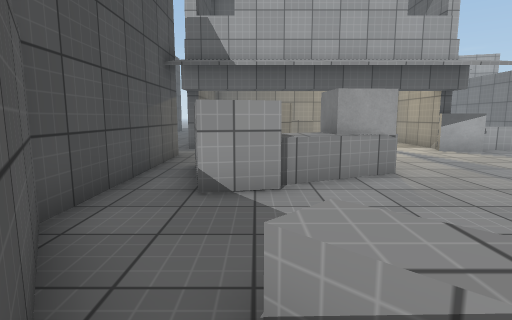
view 1 (above)

24 first-person views from a walk through a 3-D level made in the Unity game engine. The camera is 1.2 m above the floor, tilts 8° down and sees 80° across. The floor is counted in squares, 1 m on a side. Each view is taken from the middle of a square. On the plan, view 1 faces up. The plan holds only what a view shows up to about 13 squares ahead; the rest is blank. The place goes on beyond the plan. Surface patterns are stand-ins for the level's own textures.

view 2
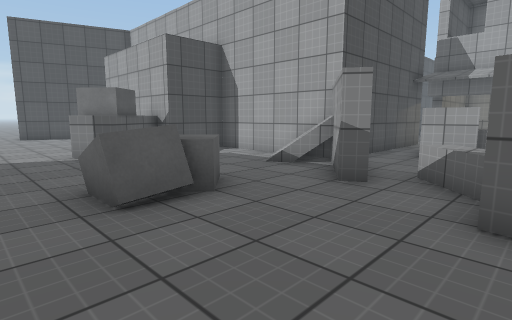

view 3
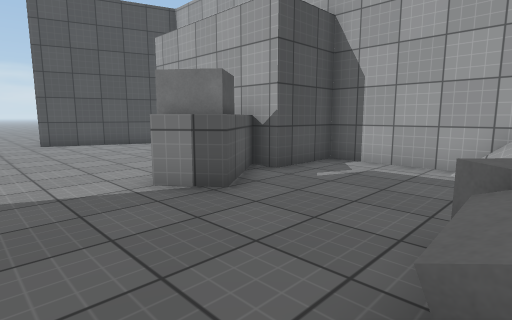

view 4
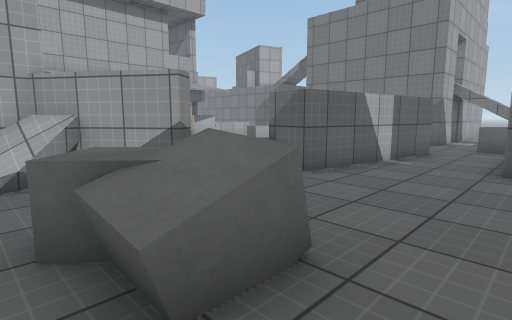

view 5
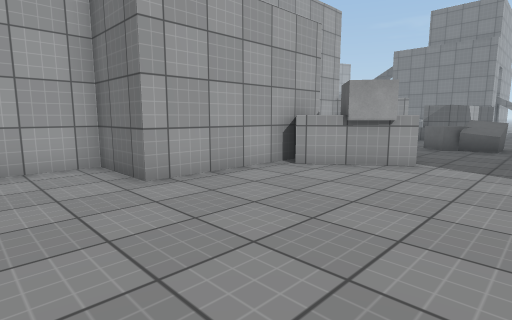

view 6
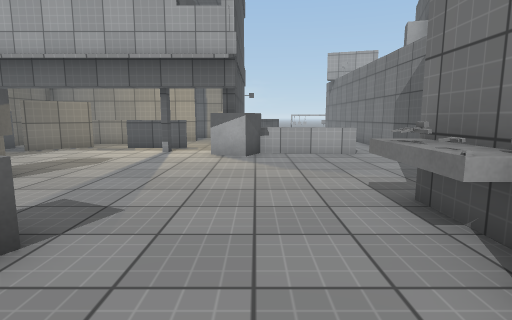

view 7
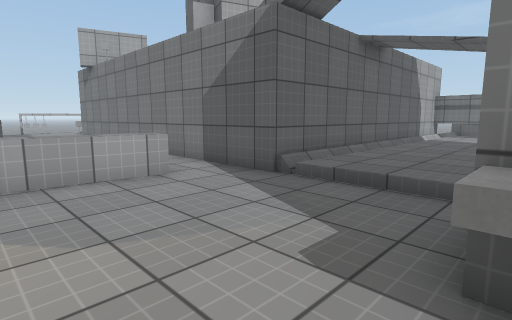

view 8
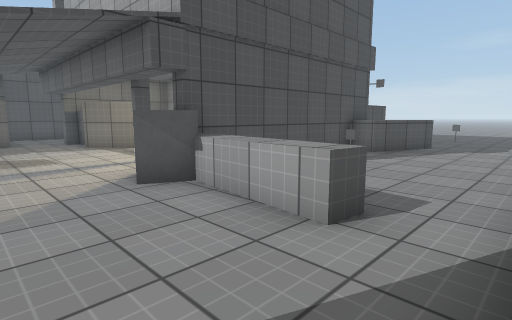

view 9
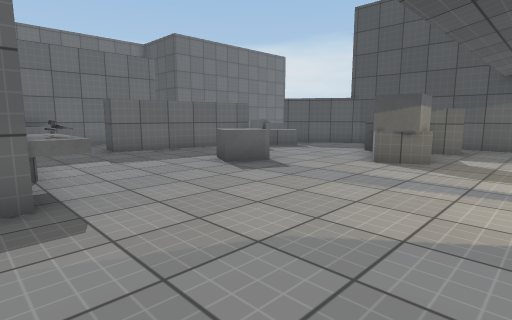

view 10
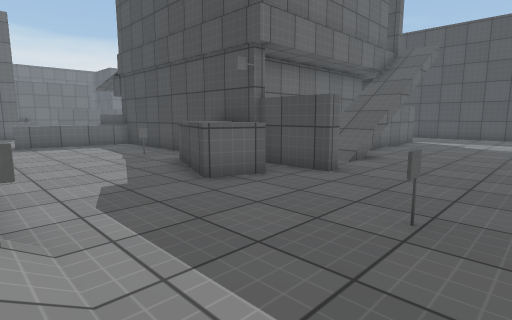

view 11
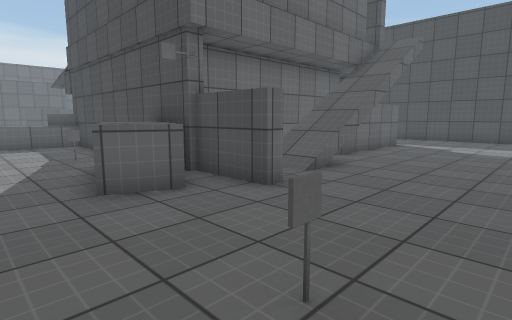

view 12
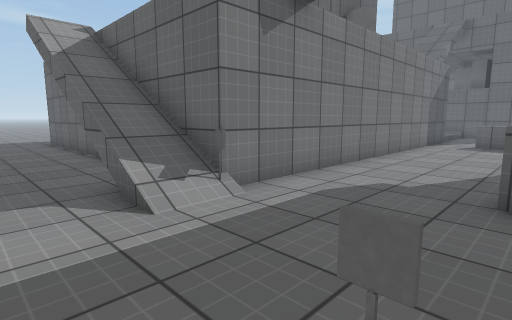

view 13
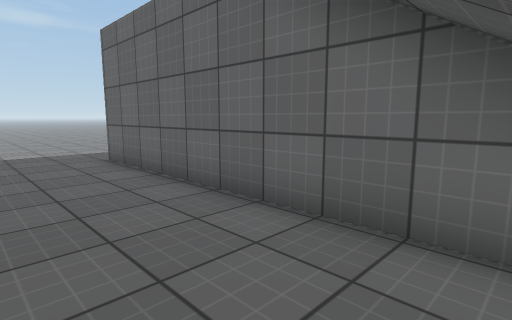

view 14
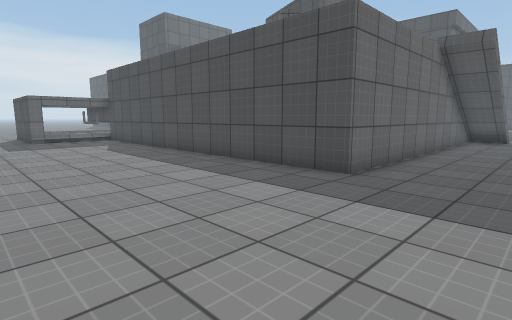

view 15
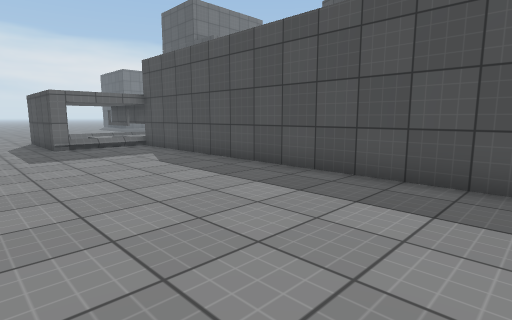

view 16
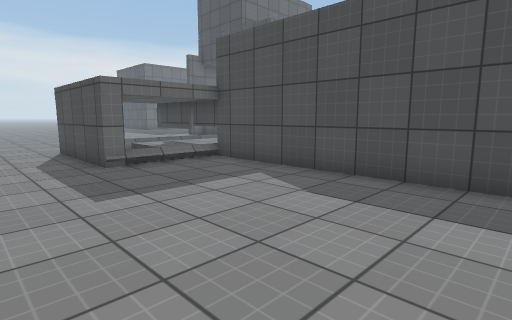

view 17
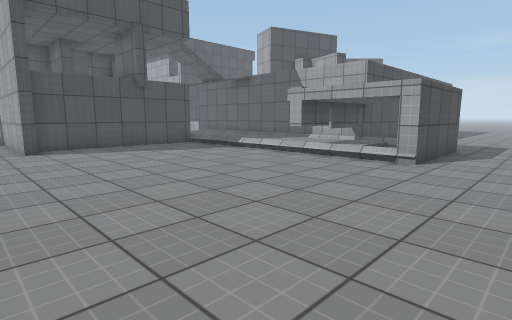

view 18
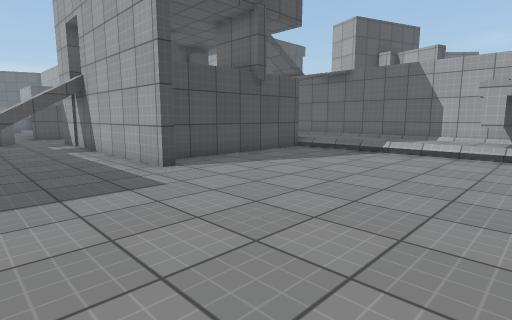

view 19
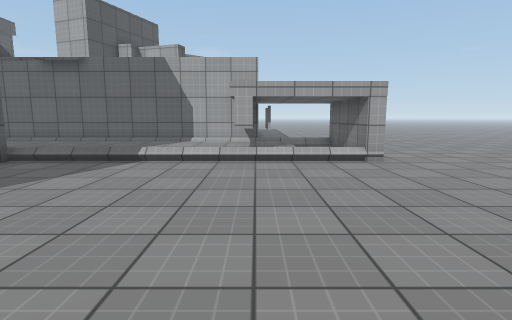

view 20
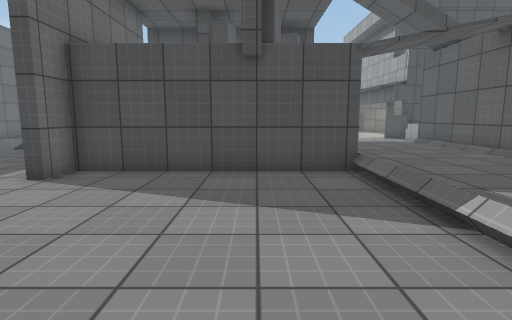

view 21
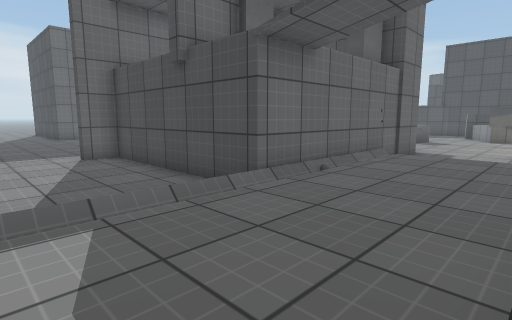

view 22
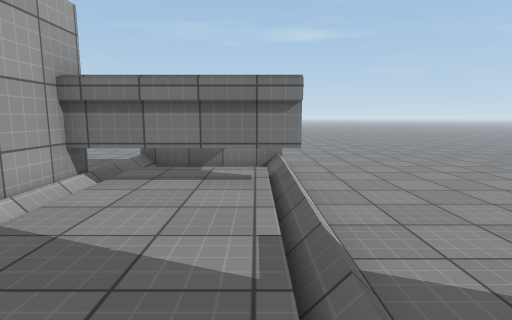

view 23
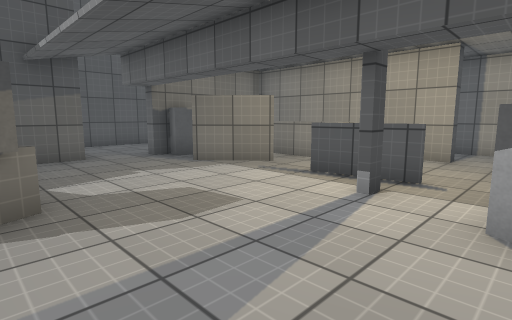

view 24
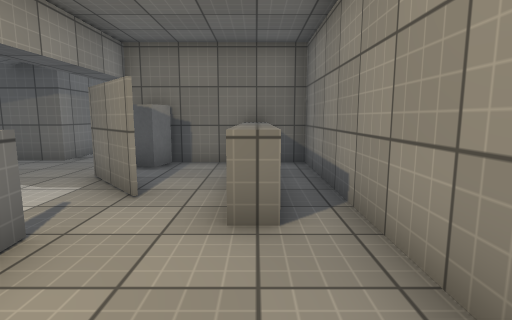

### Floor plan
Key: @ floor where view 1 was taken; # wall or solid block; . main floor; : floor 0.25 m higher than the main floor; + floor 2.75 m higher than the main floor; / step, stairs or slope; = window, fence, low wall or low ledge; ^ raised ledge; v drop or lower ground; B block; O other object.
Columns run from 16 left of view 1 to 31 right of it. Each row starts with its distance up from view 1.
 26                      ............ .....  ..... .
 25             .............O......................
 24             .................////...............
 23             .................O############......
 22              .....#v=/.#.....##          #......
 21               #/////// #^^...#           #......
 20               #    ..  #^^...#           #......
 19                  #######^^...#           #......
 18                      # ##....#           #......
 17                      # #.....#           #......
 16               ########.#.O...#           #......
 15               #^^^^....#.....#           #......
 14               #........#.....#           #......
 13               #..#..==.#.....#           #......
 12          #....BB##.....#^^^..#           #......
 11          #.............BB^^^.#           #......
 10             ##..........B....#############......
  9              #...............///////////##  #...
  8              #.^..=........../::::::::::### #...
  7              #.^^^#B........./::::::::::### #...
  6              #.^ ^#........../::::::::::#####...
  5              #.^^.........O##+++++///////#  #...
  4              #.......B....^ #B  B+#.............
  3  ###    #######.....BBB...O #   B##.............
  2  ..#    #...//#..=.  .....O # B   #.............
  1 ...######.....##=^  ......O ###   #.............
  0 ......#^^.......@.####....  #     #.............
 -1 .......#B....B....######..### ######............
 -2 .......B##...BB......###....//..................
 -3 .............BB..........B..v/#.................
 -4 ..............B.....#  ##BB.v/v...........
 -5 . .................            .. ....... .

Where each view was taken, in squares from view 1:
view 1: 0 up, 0 right, facing up
view 2: 5 down, 2 right, facing up-left
view 3: 5 down, 3 left, facing up-left
view 4: 5 down, 4 left, facing up-right
view 5: 5 down, 16 left, facing up-right
view 6: 1 up, 8 right, facing up
view 7: 5 up, 8 right, facing up-right
view 8: 8 up, 13 right, facing up-left
view 9: 10 up, 11 right, facing down-left
view 10: 26 up, 13 right, facing down-left
view 11: 26 up, 11 right, facing down-left
view 12: 26 up, 9 right, facing down-right
view 13: 26 up, 16 right, facing down-right
view 14: 26 up, 31 right, facing down-left
view 15: 22 up, 31 right, facing down-left
view 16: 17 up, 31 right, facing down-left
view 17: 3 down, 31 right, facing up-left
view 18: 5 down, 26 right, facing up-left
view 19: 3 down, 25 right, facing up
view 20: 3 up, 25 right, facing left
view 21: 9 up, 22 right, facing down-left
view 22: 6 up, 19 right, facing right
view 23: 7 up, 7 right, facing up-left
view 24: 15 up, 6 right, facing left
